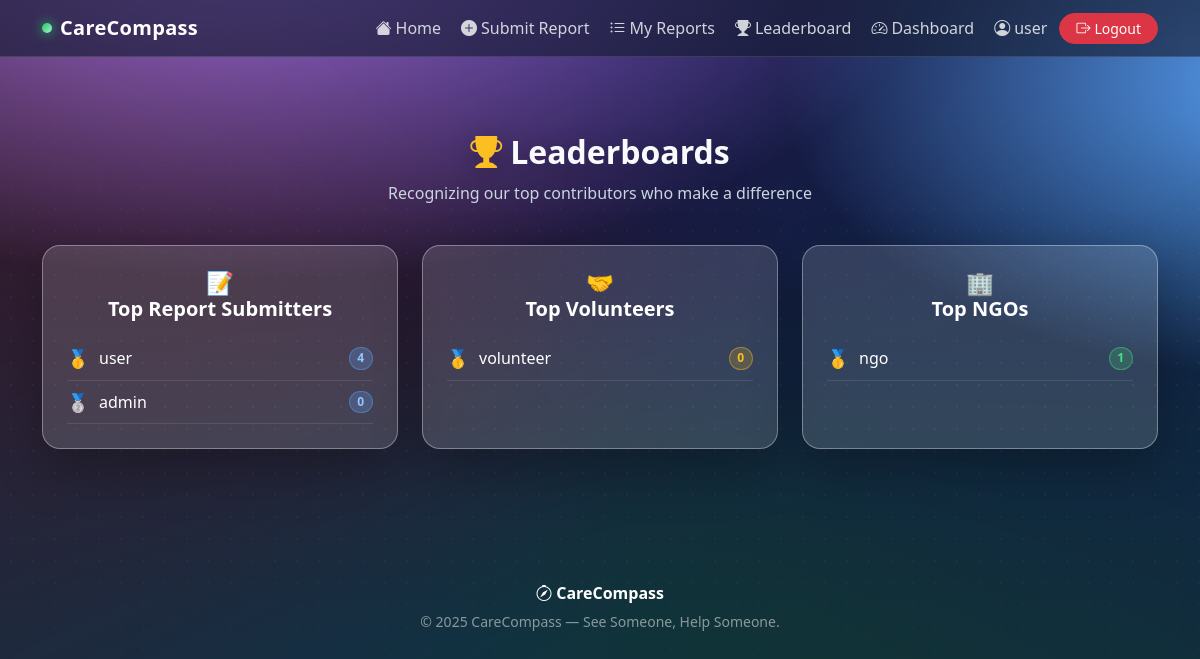
/leaderboard/ (signed in), run on the app's committed database.
### user/models.py (models this page shows, shortened)
class CustomUser(AbstractUser):
    ROLE_CHOICES = [
        ('user', 'User'),
        ('volunteer', 'Volunteer'),
        ('ngo', 'NGO'),
    ]
    role = models.CharField(max_length=20, choices=ROLE_CHOICES, default='user')
    profile_pic = models.ImageField(upload_to='profiles/', blank=True, null=True)
    phone = models.CharField(max_length=20, blank=True)
    address = models.TextField(blank=True, null=True)
    bio = models.TextField(blank=True)
    organization_name = models.CharField(max_length=200, blank=True, null=True)
    certificate = models.FileField(upload_to='certificates/', blank=True, null=True)
    license_file = models.FileField(upload_to='licenses/', blank=True, null=True)
    skills = models.TextField(blank=True, null=True)

### leaderboard/views.py (the view)
# urls.py: path('leaderboard/', include('leaderboard.urls')),
@login_required
def leaderboard(request):
    top_users = CustomUser.objects.filter(role="user").annotate(
        count=Count("reports")
    ).order_by("-count")[:10]
    top_volunteers = CustomUser.objects.filter(role="volunteer").annotate(
        count=Count("accepted_reports", filter=Q(accepted_reports__status="completed"))
    ).order_by("-count")[:10]
    top_ngos = CustomUser.objects.filter(role="ngo").annotate(
        count=Count("accepted_reports", filter=Q(accepted_reports__status="completed"))
    ).order_by("-count")[:10]
    return render(request, "leaderboard.html", {
        "top_users": top_users,
        "top_volunteers": top_volunteers,
        "top_ngos": top_ngos,
    })

### templates/leaderboard.html (shortened to what this page needs)
{% extends "base.html" %}
{% block content %}
<section class="section-spacer">
  <div class="container">
    <h2 class="heading mb-2"><i class="bi bi-trophy-fill me-2" style="color:#fbbf24"></i>Leaderboards</h2>
    <p class="subtext">Recognizing our top contributors who make a difference</p>
    <div class="row g-4">
      <div class="col-md-4">
        <div class="glass p-4 h-100">
          <h5 class="text-white fw-bold mb-3 text-center">
            <span style="font-size:1.4rem">📝</span><br>Top Report Submitters
          </h5>
          {% for u in top_users %}
          <div class="d-flex justify-content-between align-items-center py-2"
               style="border-bottom:1px solid rgba(255,255,255,.1)">
            <div class="d-flex align-items-center gap-2">
              <span class="fw-bold" style="
                color:{% if forloop.counter == 1 %}#fbbf24{% elif forloop.counter == 2 %}#94a3b8{% elif forloop.counter == 3 %}#cd7c2d{% else %}#e5e7eb{% endif %};
                font-size:1.1rem;min-width:1.5rem">
                {% if forloop.counter <= 3 %}
                  {% if forloop.counter == 1 %}🥇{% elif forloop.counter == 2 %}🥈{% else %}🥉{% endif %}
                {% else %}{{ forloop.counter }}.{% endif %}
              </span>
              <span class="text-white">{{ u.username }}</span>
            </div>
            <span class="badge rounded-pill" style="background:rgba(96,165,250,.25);color:#93c5fd;border:1px solid rgba(96,165,250,.4)">
              {{ u.count }}
            </span>
          </div>
          {% empty %}
          <p class="text-white-50 text-center py-3">No data yet</p>
          {% endfor %}
        </div>
      </div>
      <div class="col-md-4">
        <div class="glass p-4 h-100">
          <h5 class="text-white fw-bold mb-3 text-center">
            <span style="font-size:1.4rem">🤝</span><br>Top Volunteers
          </h5>
          {% for v in top_volunteers %}
          <div class="d-flex justify-content-between align-items-center py-2"
               style="border-bottom:1px solid rgba(255,255,255,.1)">
            <div class="d-flex align-items-center gap-2">
              <span class="fw-bold" style="
                color:{% if forloop.counter == 1 %}#fbbf24{% elif forloop.counter == 2 %}#94a3b8{% elif forloop.counter == 3 %}#cd7c2d{% else %}#e5e7eb{% endif %};
                font-size:1.1rem;min-width:1.5rem">
                {% if forloop.counter <= 3 %}
                  {% if forloop.counter == 1 %}🥇{% elif forloop.counter == 2 %}🥈{% else %}🥉{% endif %}
                {% else %}{{ forloop.counter }}.{% endif %}
              </span>
              <span class="text-white">{{ v.username }}</span>
            </div>
            <span class="badge rounded-pill" style="background:rgba(251,191,36,.2);color:#fbbf24;border:1px solid rgba(251,191,36,.4)">
              {{ v.count }}
            </span>
          </div>
          {% empty %}
          <p class="text-white-50 text-center py-3">No data yet</p>
          {% endfor %}
        </div>
      </div>
      <div class="col-md-4">
        <div class="glass p-4 h-100">
          <h5 class="text-white fw-bold mb-3 text-center">
            <span style="font-size:1.4rem">🏢</span><br>Top NGOs
          </h5>
          {% for n in top_ngos %}
          <div class="d-flex justify-content-between align-items-center py-2"
               style="border-bottom:1px solid rgba(255,255,255,.1)">
            <div class="d-flex align-items-center gap-2">
              <span class="fw-bold" style="
                color:{% if forloop.counter == 1 %}#fbbf24{% elif forloop.counter == 2 %}#94a3b8{% elif forloop.counter == 3 %}#cd7c2d{% else %}#e5e7eb{% endif %};
                font-size:1.1rem;min-width:1.5rem">
                {% if forloop.counter <= 3 %}
                  {% if forloop.counter == 1 %}🥇{% elif forloop.counter == 2 %}🥈{% else %}🥉{% endif %}
                {% else %}{{ forloop.counter }}.{% endif %}
              </span>
              <span class="text-white">{{ n.username }}</span>
            </div>
            <span class="badge rounded-pill" style="background:rgba(74,222,128,.2);color:#4ade80;border:1px solid rgba(74,222,128,.4)">
              {{ n.count }}
            </span>
          </div>
          {% empty %}
          <p class="text-white-50 text-center py-3">No data yet</p>
          {% endfor %}
        </div>
      </div>
    </div>
  </div>
</section>
{% endblock %}

### templates/base.html (shortened to what this page needs)
{% load static %}
<!DOCTYPE html>
<html lang="en">
<head>
  <link href="https://cdn.jsdelivr.net/npm/bootstrap@5.3.3/dist/css/bootstrap.min.css" rel="stylesheet">
  <link href="https://cdn.jsdelivr.net/npm/bootstrap-icons@1.11.3/font/bootstrap-icons.css" rel="stylesheet">
  <link href="https://cdnjs.cloudflare.com/ajax/libs/font-awesome/6.5.0/css/all.min.css" rel="stylesheet">
</head>
<body class="bg-veil grid-overlay">
<nav class="navbar navbar-expand-lg cc-navbar sticky-top">
  <div class="container">
    <a class="navbar-brand" href="/"><span class="logo-dot"></span> CareCompass</a>
    <div class="collapse navbar-collapse" id="ccNav">
      <ul class="navbar-nav ms-auto align-items-lg-center gap-1">
        <li class="nav-item"><a class="nav-link" href="{% url 'home' %}"><i class="bi bi-house-fill me-1"></i>Home</a></li>
        {% if user.is_authenticated %}
          {% if user.role == 'user' %}
            <li class="nav-item"><a class="nav-link" href="{% url 'submit_report' %}"><i class="bi bi-plus-circle-fill me-1"></i>Submit Report</a></li>
            <li class="nav-item"><a class="nav-link" href="{% url 'report_list' %}"><i class="bi bi-list-ul me-1"></i>My Reports</a></li>
          {% else %}
            <li class="nav-item"><a class="nav-link" href="{% url 'report_list' %}"><i class="bi bi-list-ul me-1"></i>All Reports</a></li>
          {% endif %}
        {% else %}
          <li class="nav-item"><a class="nav-link" href="{% url 'report_list' %}"><i class="bi bi-list-ul me-1"></i>Reports</a></li>
        {% endif %}
        <li class="nav-item"><a class="nav-link" href="{% url 'leaderboard' %}"><i class="bi bi-trophy-fill me-1"></i>Leaderboard</a></li>
        {% if user.is_authenticated %}
          <li class="nav-item"><a class="nav-link" href="{% url 'dashboard' %}"><i class="bi bi-speedometer2 me-1"></i>Dashboard</a></li>
          <li class="nav-item"><a class="nav-link" href="{% url 'profile' %}"><i class="bi bi-person-circle me-1"></i>{{ user.username }}</a></li>
          <li class="nav-item">
            <form action="{% url 'logout' %}" method="post" style="display:inline;">{% csrf_token %}
              <button type="submit" class="btn btn-sm btn-danger rounded-pill px-3"><i class="bi bi-box-arrow-right me-1"></i>Logout</button>
            </form>
          </li>
        {% else %}
          <li class="nav-item"><a class="nav-link" href="{% url 'login' %}"><i class="bi bi-box-arrow-in-right me-1"></i>Login</a></li>
          <li class="nav-item"><a class="nav-link" href="{% url 'register' %}"><i class="bi bi-person-plus-fill me-1"></i>Register</a></li>
        {% endif %}
      </ul>
    </div>
  </div>
</nav>
<main>
  <div class="container pt-3">
  </div>
  {% block content %}{% endblock %}
</main>
<footer class="mt-5">
  <div class="container py-4 text-center text-white-50">
    <div class="fw-bold text-white mb-1"><i class="bi bi-compass"></i> CareCompass</div>
    <small>© 2025 CareCompass — See Someone, Help Someone.</small>
  </div>
</footer>
</body>
</html>

### templates/base.html (style rules this page uses)
:root { --cc-primary: #6d28d9; --cc-secondary: #2563eb; --cc-accent: #22c55e; --cc-dark: #0b1220; --glass-bg: rgba(255,255,255,.14); --glass-brd: rgba(255,255,255,.35); }
* { box-sizing: border-box; }
body { font-family: ui-sans-serif, system-ui, -apple-system, Segoe UI, Roboto, Inter, "Helvetica Neue", Arial; color: #0f172a; background: radial-gradient(1200px 600px at 20% -10%, #9d7cf4 0%, transparent 60%), radial-gradient(900px 500px at 110% 10%, #64b5ff 0%, transparent 60%), linear-gradient(180deg, #0b1120 0%, #0f172a 100%); min-height: 100vh; overflow-x: hidden; }
.bg-veil::before { content: ""; position: fixed; inset: -20vmax; background: conic-gradient(from 0deg, #6d28d9, #2563eb, #22c55e, #06b6d4, #f43f5e, #6d28d9); filter: blur(120px) opacity(.18); animation: spin 18s linear infinite; z-index: -2; }
.grid-overlay::after { content: ""; position: fixed; inset: 0; pointer-events: none; background-image: radial-gradient(rgba(255,255,255,.08) 1px, transparent 1px); background-size: 22px 22px; mask-image: linear-gradient(180deg, transparent, rgba(0,0,0,.65), transparent); z-index: -1; }
.cc-navbar { background: linear-gradient(90deg, rgba(13,23,43,.6), rgba(22,28,48,.6)); backdrop-filter: blur(10px); border-bottom: 1px solid rgba(255,255,255,.12); }
.navbar-brand { color: #fff !important; font-weight: 800; letter-spacing: .3px; display: flex; align-items: center; gap: .5rem; }
.navbar-brand .logo-dot { width: 10px; height: 10px; border-radius: 50%; background: linear-gradient(135deg, var(--cc-accent), #a7f3d0); box-shadow: 0 0 12px #22c55e; }
.nav-link { color: #e5e7eb !important; opacity: .9; }
.section-spacer { padding: 60px 0; }
.heading { color: #f8fafc; text-align: center; font-weight: 800; text-shadow: 0 6px 24px rgba(0,0,0,.25); }
.subtext { color: #cbd5e1; text-align: center; max-width: 820px; margin: 10px auto 40px; }
.glass { background: var(--glass-bg); border: 1px solid var(--glass-brd); box-shadow: 0 20px 50px rgba(0,0,0,.28); border-radius: 18px; transition: transform .25s ease, box-shadow .25s ease; }

### data on the page
CustomUser: username "user", count "4"
CustomUser: username "admin", count "0"
CustomUser: username "volunteer", count "0"
CustomUser: username "ngo", count "1"
